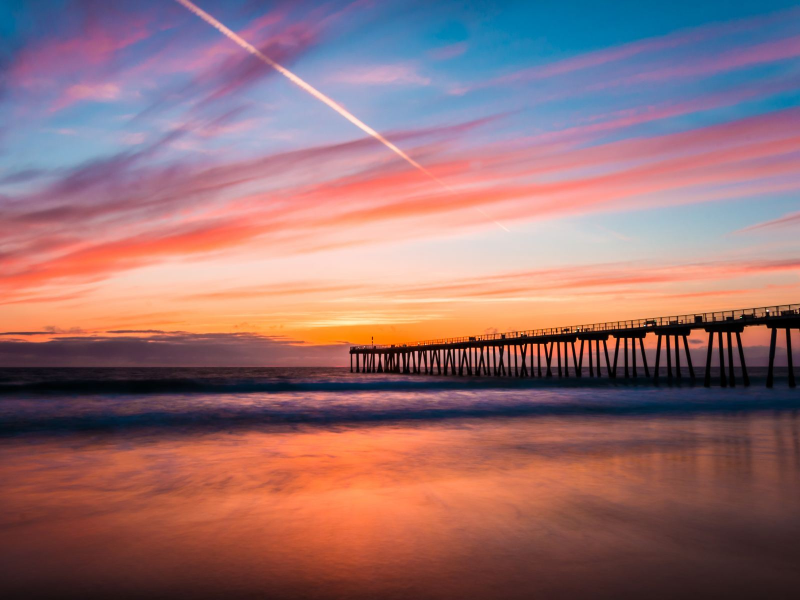
#> input picture data/training/sunset_1.jpg, 1600 x 1200 px (shown at 1/2 size)
$ python eigenvectors.py   (older library calls are emulated)
#> lines starting #> are read from the running program, lines starting #| are printed output that depends on the picture; after the words box and inside, x2 and y2 are one past the last pixel; in counts of white or black regions, pixels touching at a corner belong together
import os
from collections import deque
from queue import Queue

import numpy as np
from typing import List, Dict
import cv2
from PIL import Image
import logging as lg

lg.basicConfig(level=lg.INFO)


class ColorNode(object):
    mean: np.array = None
    covariance: np.array = None
    class_id: int = None

    left = None  # ColorNode
    right = None  # ColorNode

    def __init__(self, class_id: int):
        self.class_id = class_id


def get_dominant_palette(colors: List[np.array]) -> np.array:
    tile_size: int = 64
    output: np.array = np.zeros((tile_size, len(colors)))

    for index, color in enumerate(colors):
        cv2.rectangle(output, (index * tile_size), (0, tile_size), color)

    return output


def find_dominant_colors(image: np.ndarray, n_colors: int):
    width: int = image.shape[1]
    height: int = image.shape[0]

    colors = np.ones((height, width), dtype=np.int)

    root_node = ColorNode(1)

    get_class_mean_cov(image, colors, root_node)
    for _ in range(1, n_colors):
        next_node = get_max_eigenvalue_node(root_node)
        partition_color(image, colors, get_next_classid(root_node), next_node)
        get_class_mean_cov(image, colors, next_node.left)
        get_class_mean_cov(image, colors, next_node.right)

    found_colors: List[np.ndarray] = get_dominant_colors(root_node)

    quantized_image = get_quantized_image(colors, root_node)
    # quant = Image.fromarray(quantized_image)
    # quant.save('tmp.jpg', 'JPEG')
    # cv::Mat quantized = get_quantized_image(classes, root);
    # cv::Mat
    # viewable = get_viewable_image(classes);
    # cv::Mat
    # dom = get_dominant_palette(colors);
    #
    # cv::imwrite("./classification.png", viewable);
    # cv::imwrite("./quantized.png", quantized);
    # cv::imwrite("./palette.png", dom);
    #
    # return colors;

    return list(map(lambda color: color.astype(np.int), found_colors)), quantized_image


def get_class_mean_cov(image: np.ndarray, colors: np.ndarray, node: ColorNode):
    width: int = image.shape[1]
    height: int = image.shape[0]
    class_id: int = node.class_id

    color_sum: np.ndarray = np.zeros((3,), dtype=np.float)
    scaled_sum: np.ndarray = np.zeros((3, 3), dtype=np.float)

    count: int = 0

    for y in range(0, height):
        for x in range(0, width):
            if colors[y][x] != class_id:
                continue

            org_color: np.ndarray = image[y][x]
            scaled_color: np.ndarray = org_color / 255.0

            color_sum += scaled_color
            scaled_sum += (scaled_color * scaled_color.transpose())

            count += 1

    covariance = scaled_sum - (color_sum * color_sum.transpose()) / count
    mean = color_sum / count

    node.mean = np.copy(mean)
    node.covariance = np.copy(covariance)


def get_max_eigenvalue_node(node: ColorNode) -> ColorNode:
    if node.left is None and node.right is None:
        return node

    max_eigen_value = -1
    # eigenvalues = np.zer
    queue = deque()
    queue.append(node)

    output = node
    while len(queue) > 0:
        tmp_node: ColorNode = queue.popleft()

        if tmp_node.right and tmp_node.left:
            queue.append(tmp_node.right)
            queue.append(tmp_node.left)
            continue

        retval, eigenvalues, eigenvectors = cv2.eigen(tmp_node.covariance)

        if (eigenvalues[0] > max_eigen_value):
            max_eigen_value = eigenvalues[0]
            output = tmp_node

    return output


def partition_color(image: np.ndarray, colors: np.ndarray, next_class_id: int, node: ColorNode):
    width: int = image.shape[1]
    height: int = image.shape[0]
    class_id: int = node.class_id

    new_left_id: int = next_class_id
    new_right_id: int = next_class_id + 1

    mean: np.ndarray = node.mean
    covariance: np.ndarray = node.covariance
    _, eigenvalues, eigenvectors = cv2.eigen(covariance)

    best_eig_vec: np.ndarray = eigenvectors[0]

    threshold_value = best_eig_vec.dot(mean)
    # threshold_value = best_eig_vec * mean

    node.left = ColorNode(new_left_id)
    node.right = ColorNode(new_right_id)

    for y in range(0, height):
        for x in range(0, width):
            if colors[y][x] != class_id:
                continue

            org_color: np.ndarray = image[y][x]
            scaled_color: np.ndarray = org_color / 255.0

            projected_color: np.ndarray = best_eig_vec.dot(scaled_color)
            # projected_color: np.ndarray = best_eig_vec * scaled_color

            if projected_color <= threshold_value:
                # if np.all(projected_color <= threshold_value):
                colors[y][x] = new_left_id
            else:
                colors[y][x] = new_right_id


def get_next_classid(node: ColorNode) -> int:
    max_id: int = 0
    queue: deque = deque()
    queue.append(node)

    while len(queue) > 0:
        tmp_node: ColorNode = queue.popleft()
        if tmp_node.class_id:
            max_id = max(tmp_node.class_id, max_id)

        # - b/c we always split in two, all non-leaf nodes should have two children
        # if a left exists, so should a right
        # - we'd see a NoneType exception around here if both children were not being
        # initialized / linked properly
        if tmp_node.left:
            queue.append(tmp_node.left)
            queue.append(tmp_node.right)

    return max_id + 1


def get_dominant_colors(node: ColorNode) -> List[np.ndarray]:
    return list(map(lambda tmp_node: tmp_node.mean * 255, get_leaves(node)))


def get_leaves(node: ColorNode) -> List[ColorNode]:
    output = list()
    queue: deque = deque()
    queue.append(node)

    while len(queue) > 0:
        tmp_node = queue.popleft()
        if tmp_node.right:
            queue.append(tmp_node.right)
            queue.append(tmp_node.left)
            continue

        output.append(tmp_node)

    return output


def get_quantized_image(colors: np.ndarray, node: ColorNode) -> np.ndarray:
    leaves_map: Dict[int, np.ndarray] = {n.class_id: n.mean for n in get_leaves(node)}

    width: int = colors.shape[1]
    height: int = colors.shape[0]

    output = np.zeros((height, width, 3), dtype=np.float)

    for y in range(0, height):
        for x in range(0, width):
            color_class_id: int = colors[y][x]
            output[y][x] = np.copy(leaves_map[color_class_id])

    return output


def main(args: dict):
    filename = args.get('filename')
    lg.info(os.stat(filename))
    # image = cv2.imread(filename, 0)
    image = Image.open(filename)
#> image is the input picture: PIL image 1600x1200 RGB; mean R, G, B 148.9, 110.9, 114.2

    sampled_image = np.array(image.resize((400, 300)))
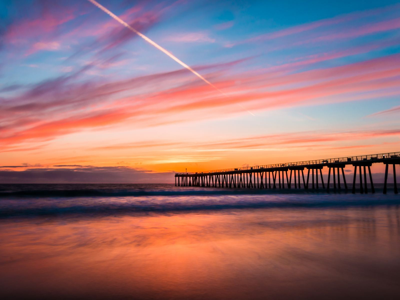
#> sampled_image: shape (300, 400, 3); mean R, G, B 148.9, 110.9, 114.2
    # TODO - wgh
    colors, quantized_image = find_dominant_colors(sampled_image, args.get('n_colors'))
#> in find_dominant_colors, `found_colors: List[np.ndarray] = get_dominant_colors(root_node)`: found_colors = [[202.7, 150.4, 148.1], [85.61, 64.42, 74.39]]
#> after the loop in get_quantized_image, `for y in range(0, height):`:
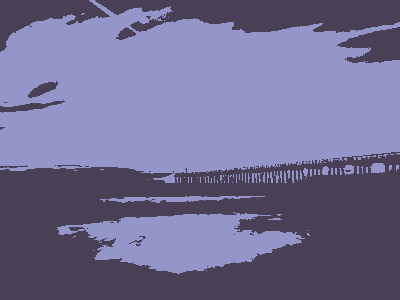
#> output: shape (300, 400, 3) float64; mean of channels 0, 1, 2 0.584, 0.435, 0.448; drawn as B, G, R
#> in find_dominant_colors, `quantized_image = get_quantized_image(colors, root_node)`:
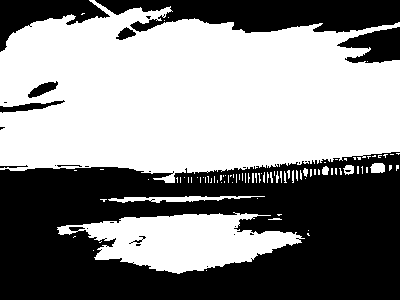
#> colors: shape (300, 400) int64; values 2 (black) and 3 (white), 54% white; 27 black regions (17 under 20 px), largest, box (x1, y1, x2, y2) and area: (0, 152, 400, 300) 43246, (95, 0, 400, 33) 7204, (0, 0, 110, 52) 2417
#> colors = [[202, 150, 148], [85, 64, 74]]
    print(colors)
#| [array([202, 150, 148]), array([85, 64, 74])]
    # return image
    np.concatenate

if __name__ == '__main__':
    main({'filename': '../data/training/sunset_1.jpg',
          'n_colors': 2})

$ run again, with data/training/sunset_2.jpg copied over data/training/sunset_1.jpg
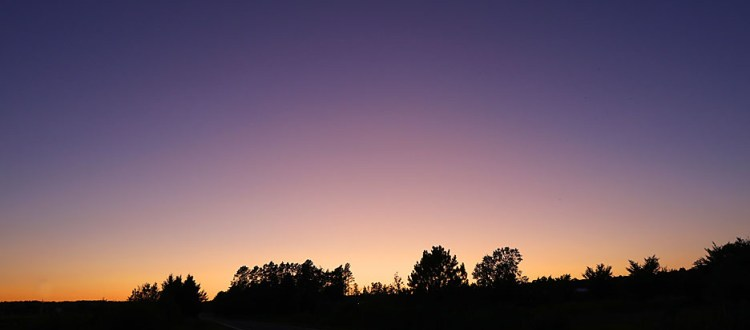
#> input picture data/training/sunset_2.jpg, 750 x 330 px
#> in main, image is the input picture: PIL image 750x330 RGB; mean R, G, B 107.6, 87.6, 102.7
#> in main, `sampled_image = np.array(image.resize((400, 300)))`:
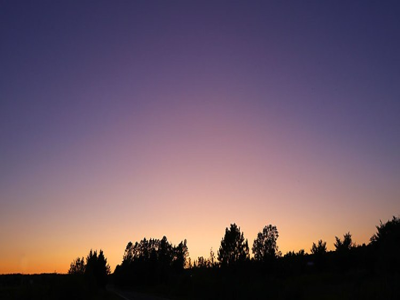
#> sampled_image: shape (300, 400, 3); mean R, G, B 107.6, 87.6, 102.7
#> found_colors = [[165.6, 130.8, 134.1], [51.7, 46.01, 72.36]]
#> in find_dominant_colors, `quantized_image = get_quantized_image(colors, root_node)`:
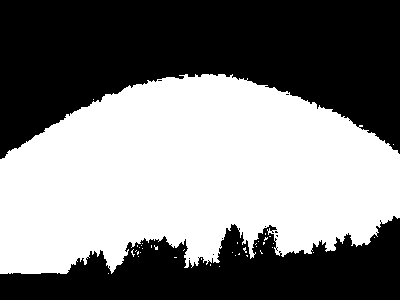
#> colors: shape (300, 400) int64; values 2 (black) and 3 (white), 49.1% white; 39 white regions (38 under 20 px), largest, box (x1, y1, x2, y2) and area: (0, 74, 400, 274) 58803
#> in main, `colors, quantized_image = find_dominant_colors(sampled_image, args.get..`: colors = [[165, 130, 134], [51, 46, 72]]
#| [array([165, 130, 134]), array([51, 46, 72])]

$ run again, with data/training/sunset_4.jpg copied over data/training/sunset_1.jpg
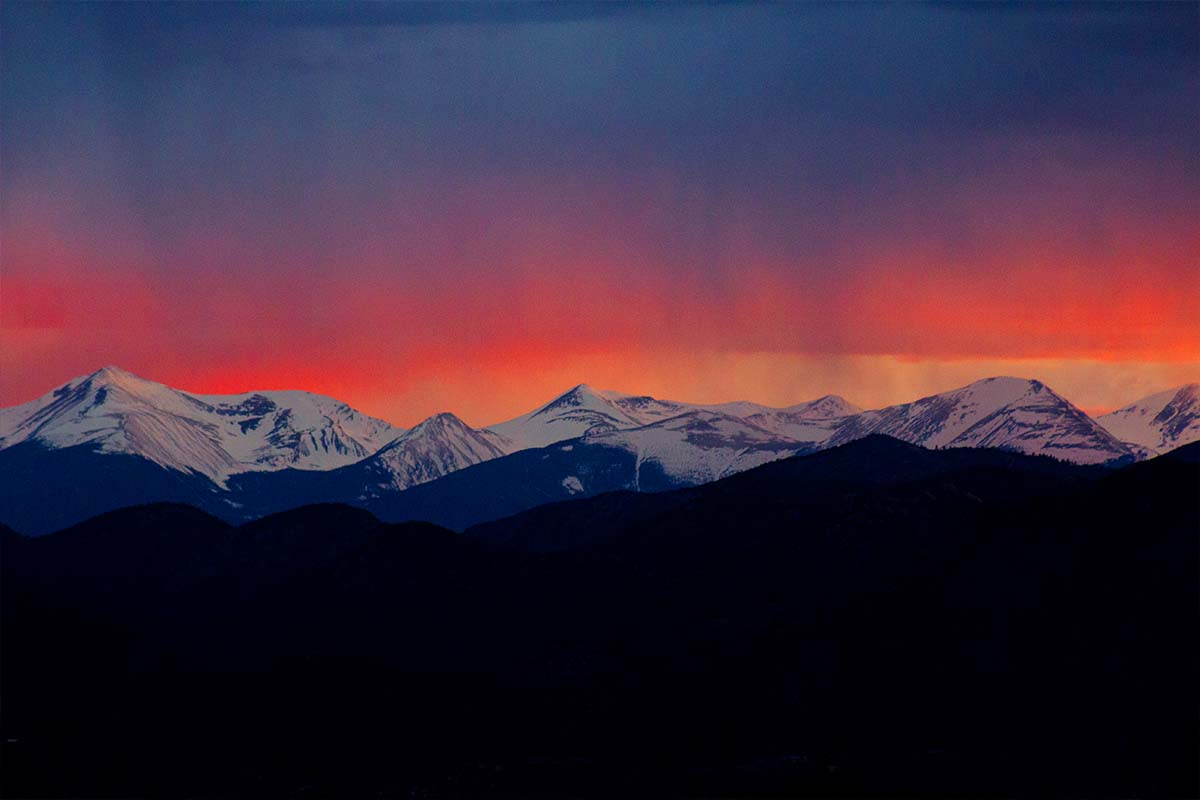
#> input picture data/training/sunset_4.jpg, 1200 x 800 px
#> in main, image is the input picture: PIL image 1200x800 RGB; mean R, G, B 63.3, 43.3, 62
#> in main, `sampled_image = np.array(image.resize((400, 300)))`:
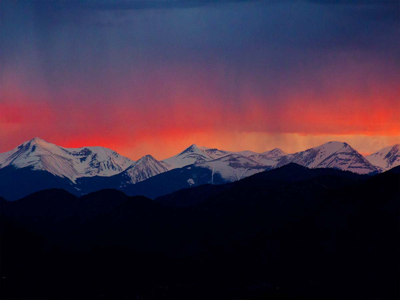
#> sampled_image: shape (300, 400, 3); mean R, G, B 63.3, 43.3, 62
#> found_colors = [[114.8, 75.11, 97.16], [3.27, 6.14, 20.95]]
#> in find_dominant_colors, `quantized_image = get_quantized_image(colors, root_node)`:
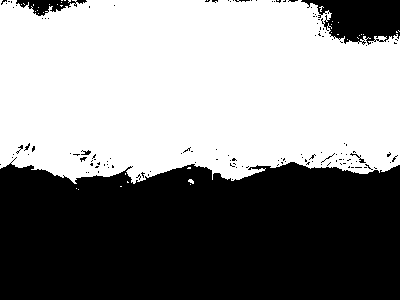
#> colors: shape (300, 400) int64; values 2 (black) and 3 (white), 53.8% white; 133 black regions (128 under 20 px), largest, box (x1, y1, x2, y2) and area: (0, 157, 400, 300) 51358, (301, 0, 400, 45) 2983, (16, 0, 87, 16) 533, (350, 153, 366, 163) 37, (81, 150, 91, 155) 29
#> in main, `colors, quantized_image = find_dominant_colors(sampled_image, args.get..`: colors = [[114, 75, 97], [3, 6, 20]]
#| [array([114,  75,  97]), array([ 3,  6, 20])]

$ run again, with data/training/bird_1.jpg copied over data/training/sunset_1.jpg
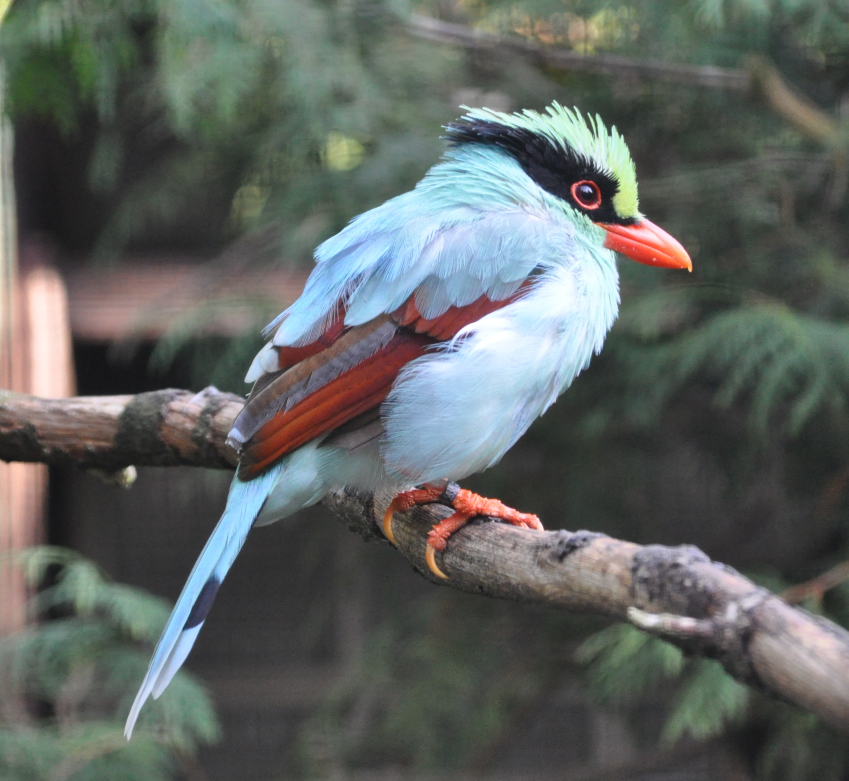
#> input picture data/training/bird_1.jpg, 2546 x 2343 px (shown at 1/3 size)
#> in main, image is the input picture: PIL image 2546x2343 RGB; mean R, G, B 95.3, 100, 97.2
#> in main, `sampled_image = np.array(image.resize((400, 300)))`:
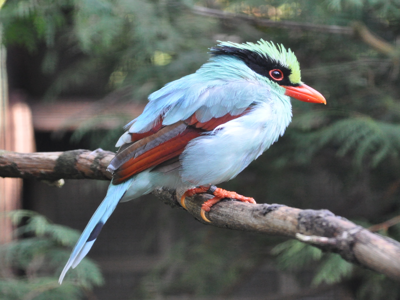
#> sampled_image: shape (300, 400, 3); mean R, G, B 95.3, 100, 97.2
#> found_colors = [[146.8, 156.7, 156.9], [64.74, 66.42, 61.84]]
#> in find_dominant_colors, `quantized_image = get_quantized_image(colors, root_node)`:
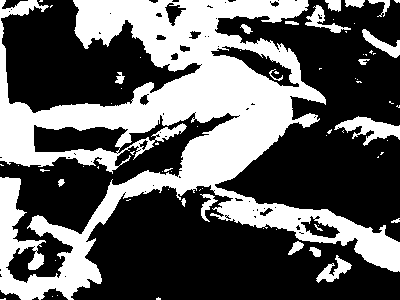
#> colors: shape (300, 400) int64; values 2 (black) and 3 (white), 37.2% white; 70 white regions (50 under 20 px), largest, box (x1, y1, x2, y2) and area: (0, 0, 400, 300) 41319, (334, 116, 400, 146) 849, (316, 255, 352, 283) 398
#> in main, `colors, quantized_image = find_dominant_colors(sampled_image, args.get..`: colors = [[146, 156, 156], [64, 66, 61]]
#| [array([146, 156, 156]), array([64, 66, 61])]
